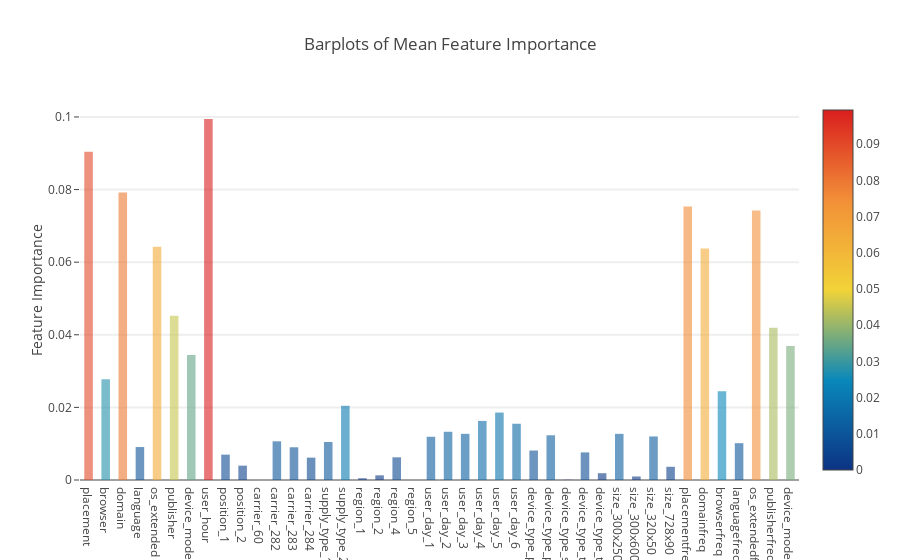

Notebook code for this chart:
### Code cell
# Example of a good visualization
import plotly.offline as py
py.init_notebook_mode(connected=True)
import plotly.graph_objs as go
import plotly.tools as tls

y = feature_DF['RF_feature_importances'].values
x = feature_DF['features'].values
data = [go.Bar(
            x= x,
             y= y,
            width = 0.5,
            marker=dict(
               color = feature_DF['RF_feature_importances'].values,
            colorscale='Portland',
            showscale=True,
            reversescale = False
            ),
            opacity=0.6
        )]

layout= go.Layout(
    autosize= True,
    title= 'Barplots of Mean Feature Importance',
    hovermode= 'closest',
    yaxis=dict(
        title= 'Feature Importance',
        ticklen= 5,
        gridwidth= 2
    ),
    showlegend= False
)
fig = go.Figure(data=data, layout=layout)
py.iplot(fig, filename='bar-direct-labels')

### Figure 1 — Plotly figure (JSON) as saved in the notebook; plotly's stock layout.template omitted (floating-point values rounded to 4 significant figures)
{"data": [{"marker": {"color": [0.09045, 0.02776, 0.07917, 0.009079, 0.06428, 0.04525, 0.03446, 0.09944, 0.006989, 0.003952, 0, 0.01065, 0.009013, 0.006165, 0.01047, 0.02045, 0.0004842, 0.001289, 0.006248, 1.524e-07, 0.01191, 0.01329, 0.01271, 0.01627, 0.01858, 0.0155, 0.008117, 0.01231, 6.694e-05, 0.007603, 0.001873, 0.01271, 0.0009693, 0.012, 0.003643, 0.07537, 0.06377, 0.02446, 0.01015, 0.07427, 0.04191, 0.03694], "colorscale": "Portland", "reversescale": false, "showscale": true}, "opacity": 0.6, "type": "bar", "width": 0.5, "x": ["placement", "browser", "domain", "language", "os_extended", "publisher", "device_model", "user_hour", "position_1", "position_2", "carrier_60", "carrier_282", "carrier_283", "carrier_284", "supply_type_1", "supply_type_2", "region_1", "region_2", "region_4", "region_5", "user_day_1", "user_day_2", "user_day_3", "user_day_4", "user_day_5", "user_day_6", "device_type_pc & other devices", "device_type_phone", "device_type_set top box", "device_type_tablet", "device_type_tv", "size_300x250", "size_300x600", "size_320x50", "size_728x90", "placementfreq", "domainfreq", "browserfreq", "languagefreq", "os_extendedfreq", "publisherfreq", "device_modelfreq"], "y": [0.09045, 0.02776, 0.07917, 0.009079, 0.06428, 0.04525, 0.03446, 0.09944, 0.006989, 0.003952, 0, 0.01065, 0.009013, 0.006165, 0.01047, 0.02045, 0.0004842, 0.001289, 0.006248, 1.524e-07, 0.01191, 0.01329, 0.01271, 0.01627, 0.01858, 0.0155, 0.008117, 0.01231, 6.694e-05, 0.007603, 0.001873, 0.01271, 0.0009693, 0.012, 0.003643, 0.07537, 0.06377, 0.02446, 0.01015, 0.07427, 0.04191, 0.03694]}], "layout": {"autosize": true, "hovermode": "closest", "showlegend": false, "title": "Barplots of Mean Feature Importance", "yaxis": {"gridwidth": 2, "ticklen": 5, "title": "Feature Importance"}}}
